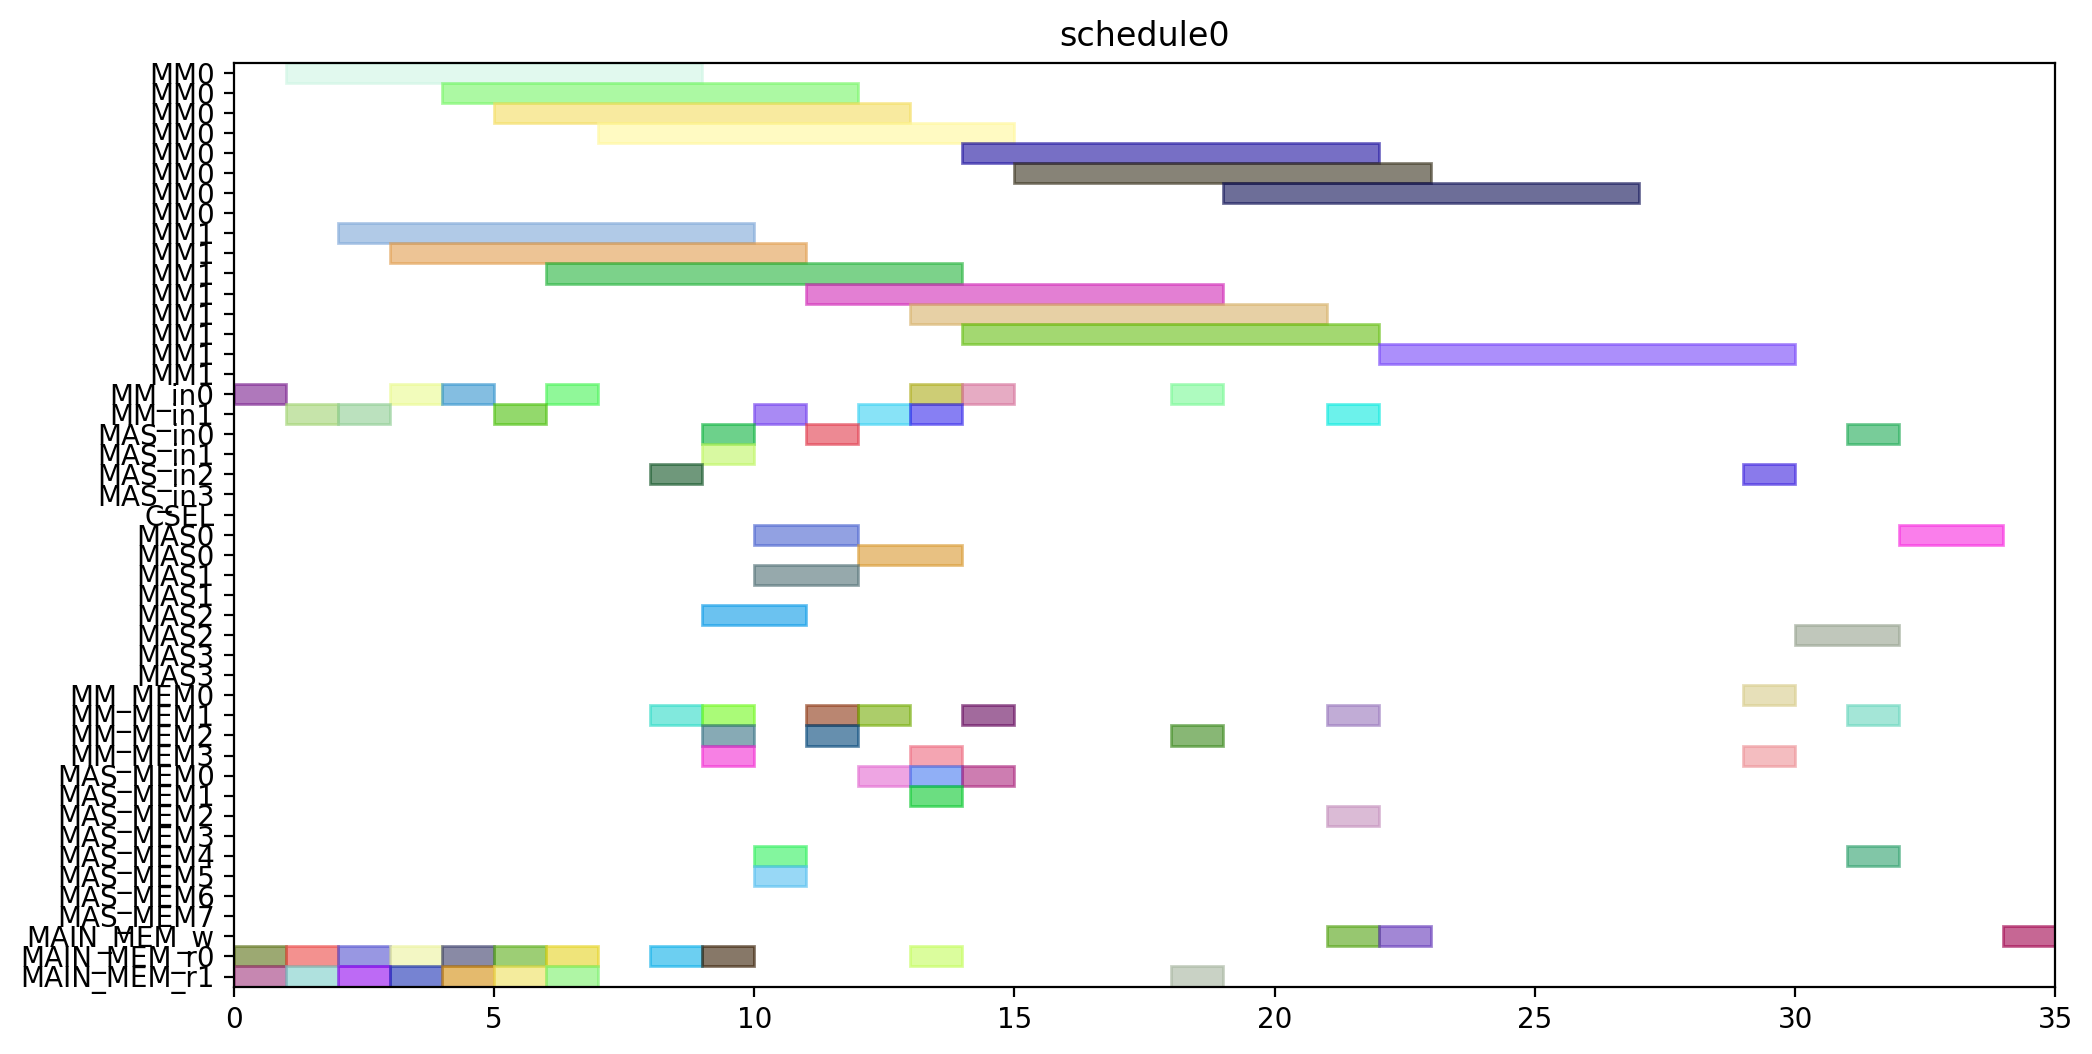

This chart was generated by the following Python code:
from pyschedule import Scenario, solvers, plotters, alt


def solve():
	horizon = 120
	S = Scenario("schedule0", horizon=horizon)

	# resource
	MM = S.Resources('MM', num=2, size=8)
	MM_in = S.Resources('MM_in', num=2)
	MAS_in = S.Resources('MAS_in', num=4)
	CSEL = S.Resource('CSEL')
	MAS = S.Resources('MAS', num=4, size=2, periods=range(1, horizon))
	MM_MEM = S.Resources('MM_MEM', num=4)
	MAS_MEM = S.Resources('MAS_MEM', num=8)
	MAIN_MEM_w = S.Resource('MAIN_MEM_w', size=1)
	MAIN_MEM_r = S.Resources('MAIN_MEM_r', num=2)

	# result of previous scheduling

	# new tasks
	r1 = S.Task('r1', length=8, delay_cost=1)
	r1 += alt(MM)
	r1_in = S.Task('r1_in', length=1, delay_cost=1)
	r1_in += alt(MM_in)
	S += r1_in*MM_in[0]<=r1*MM[0]
	S += r1_in*MM_in[1]<=r1*MM[1]
	r1_mem0 = S.Task('r1_mem0', length=1, delay_cost=1)
	r1_mem0 += MAIN_MEM_r[0]
	S += r1_mem0 <= r1

	r1_mem1 = S.Task('r1_mem1', length=1, delay_cost=1)
	r1_mem1 += MAIN_MEM_r[1]
	S += r1_mem1 <= r1

	r3 = S.Task('r3', length=8, delay_cost=1)
	r3 += alt(MM)
	r3_in = S.Task('r3_in', length=1, delay_cost=1)
	r3_in += alt(MM_in)
	S += r3_in*MM_in[0]<=r3*MM[0]
	S += r3_in*MM_in[1]<=r3*MM[1]
	r3_mem0 = S.Task('r3_mem0', length=1, delay_cost=1)
	r3_mem0 += MAIN_MEM_r[0]
	S += r3_mem0 <= r3

	r3_mem1 = S.Task('r3_mem1', length=1, delay_cost=1)
	r3_mem1 += MAIN_MEM_r[1]
	S += r3_mem1 <= r3

	r4 = S.Task('r4', length=8, delay_cost=1)
	r4 += alt(MM)
	r4_in = S.Task('r4_in', length=1, delay_cost=1)
	r4_in += alt(MM_in)
	S += r4_in*MM_in[0]<=r4*MM[0]
	S += r4_in*MM_in[1]<=r4*MM[1]
	r4_mem0 = S.Task('r4_mem0', length=1, delay_cost=1)
	r4_mem0 += MAIN_MEM_r[0]
	S += r4_mem0 <= r4

	r4_mem1 = S.Task('r4_mem1', length=1, delay_cost=1)
	r4_mem1 += MAIN_MEM_r[1]
	S += r4_mem1 <= r4

	r5 = S.Task('r5', length=8, delay_cost=1)
	r5 += alt(MM)
	r5_in = S.Task('r5_in', length=1, delay_cost=1)
	r5_in += alt(MM_in)
	S += r5_in*MM_in[0]<=r5*MM[0]
	S += r5_in*MM_in[1]<=r5*MM[1]
	r5_mem0 = S.Task('r5_mem0', length=1, delay_cost=1)
	r5_mem0 += MAIN_MEM_r[0]
	S += r5_mem0 <= r5

	r5_mem1 = S.Task('r5_mem1', length=1, delay_cost=1)
	r5_mem1 += MAIN_MEM_r[1]
	S += r5_mem1 <= r5

	r6 = S.Task('r6', length=8, delay_cost=1)
	r6 += alt(MM)
	r6_in = S.Task('r6_in', length=1, delay_cost=1)
	r6_in += alt(MM_in)
	S += r6_in*MM_in[0]<=r6*MM[0]
	S += r6_in*MM_in[1]<=r6*MM[1]
	r6_mem0 = S.Task('r6_mem0', length=1, delay_cost=1)
	r6_mem0 += MAIN_MEM_r[0]
	S += r6_mem0 <= r6

	r6_mem1 = S.Task('r6_mem1', length=1, delay_cost=1)
	r6_mem1 += MAIN_MEM_r[1]
	S += r6_mem1 <= r6

	r12 = S.Task('r12', length=8, delay_cost=1)
	r12 += alt(MM)
	r12_in = S.Task('r12_in', length=1, delay_cost=1)
	r12_in += alt(MM_in)
	S += r12_in*MM_in[0]<=r12*MM[0]
	S += r12_in*MM_in[1]<=r12*MM[1]
	r12_mem0 = S.Task('r12_mem0', length=1, delay_cost=1)
	r12_mem0 += MAIN_MEM_r[0]
	S += r12_mem0 <= r12

	r12_mem1 = S.Task('r12_mem1', length=1, delay_cost=1)
	r12_mem1 += MAIN_MEM_r[1]
	S += r12_mem1 <= r12

	r13 = S.Task('r13', length=8, delay_cost=1)
	r13 += alt(MM)
	r13_in = S.Task('r13_in', length=1, delay_cost=1)
	r13_in += alt(MM_in)
	S += r13_in*MM_in[0]<=r13*MM[0]
	S += r13_in*MM_in[1]<=r13*MM[1]
	r13_mem0 = S.Task('r13_mem0', length=1, delay_cost=1)
	r13_mem0 += MAIN_MEM_r[0]
	S += r13_mem0 <= r13

	r13_mem1 = S.Task('r13_mem1', length=1, delay_cost=1)
	r13_mem1 += MAIN_MEM_r[1]
	S += r13_mem1 <= r13

	r2 = S.Task('r2', length=2, delay_cost=1)
	r2 += alt(MAS)
	r2_in = S.Task('r2_in', length=1, delay_cost=1)
	r2_in += alt(MAS_in)
	S += r2_in*MAS_in[0]<=r2*MAS[0]

	S += r2_in*MAS_in[1]<=r2*MAS[1]

	S += r2_in*MAS_in[2]<=r2*MAS[2]

	S += r2_in*MAS_in[3]<=r2*MAS[3]

	r2_mem0 = S.Task('r2_mem0', length=1, delay_cost=1)
	r2_mem0 += alt(MM_MEM)
	S += (r1*MM[0])-1 < r2_mem0*MM_MEM[0]
	S += (r1*MM[1])-1 < r2_mem0*MM_MEM[2]
	S += r2_mem0 <= r2

	r2_mem1 = S.Task('r2_mem1', length=1, delay_cost=1)
	r2_mem1 += alt(MM_MEM)
	S += (r1*MM[0])-1 < r2_mem1*MM_MEM[1]
	S += (r1*MM[1])-1 < r2_mem1*MM_MEM[3]
	S += r2_mem1 <= r2

	r7 = S.Task('r7', length=2, delay_cost=1)
	r7 += alt(MAS)
	r7_in = S.Task('r7_in', length=1, delay_cost=1)
	r7_in += alt(MAS_in)
	S += r7_in*MAS_in[0]<=r7*MAS[0]

	S += r7_in*MAS_in[1]<=r7*MAS[1]

	S += r7_in*MAS_in[2]<=r7*MAS[2]

	S += r7_in*MAS_in[3]<=r7*MAS[3]

	r7_mem0 = S.Task('r7_mem0', length=1, delay_cost=1)
	r7_mem0 += alt(MM_MEM)
	S += (r5*MM[0])-1 < r7_mem0*MM_MEM[0]
	S += (r5*MM[1])-1 < r7_mem0*MM_MEM[2]
	S += r7_mem0 <= r7

	r7_mem1 = S.Task('r7_mem1', length=1, delay_cost=1)
	r7_mem1 += alt(MM_MEM)
	S += (r6*MM[0])-1 < r7_mem1*MM_MEM[1]
	S += (r6*MM[1])-1 < r7_mem1*MM_MEM[3]
	S += r7_mem1 <= r7

	r8 = S.Task('r8', length=2, delay_cost=1)
	r8 += alt(MAS)
	r8_in = S.Task('r8_in', length=1, delay_cost=1)
	r8_in += alt(MAS_in)
	S += r8_in*MAS_in[0]<=r8*MAS[0]

	S += r8_in*MAS_in[1]<=r8*MAS[1]

	S += r8_in*MAS_in[2]<=r8*MAS[2]

	S += r8_in*MAS_in[3]<=r8*MAS[3]

	r8_mem0 = S.Task('r8_mem0', length=1, delay_cost=1)
	r8_mem0 += MAIN_MEM_r[0]
	S += r8_mem0 <= r8

	r8_mem1 = S.Task('r8_mem1', length=1, delay_cost=1)
	r8_mem1 += alt(MM_MEM)
	S += (r4*MM[0])-1 < r8_mem1*MM_MEM[1]
	S += (r4*MM[1])-1 < r8_mem1*MM_MEM[3]
	S += r8_mem1 <= r8

	r10 = S.Task('r10', length=2, delay_cost=1)
	r10 += alt(MAS)
	r10_in = S.Task('r10_in', length=1, delay_cost=1)
	r10_in += alt(MAS_in)
	S += r10_in*MAS_in[0]<=r10*MAS[0]

	S += r10_in*MAS_in[1]<=r10*MAS[1]

	S += r10_in*MAS_in[2]<=r10*MAS[2]

	S += r10_in*MAS_in[3]<=r10*MAS[3]

	r10_mem0 = S.Task('r10_mem0', length=1, delay_cost=1)
	r10_mem0 += MAIN_MEM_r[0]
	S += r10_mem0 <= r10

	r10_mem1 = S.Task('r10_mem1', length=1, delay_cost=1)
	r10_mem1 += alt(MM_MEM)
	S += (r4*MM[0])-1 < r10_mem1*MM_MEM[1]
	S += (r4*MM[1])-1 < r10_mem1*MM_MEM[3]
	S += r10_mem1 <= r10

	r9 = S.Task('r9', length=8, delay_cost=1)
	r9 += alt(MM)
	r9_in = S.Task('r9_in', length=1, delay_cost=1)
	r9_in += alt(MM_in)
	S += r9_in*MM_in[0]<=r9*MM[0]
	S += r9_in*MM_in[1]<=r9*MM[1]
	r9_mem0 = S.Task('r9_mem0', length=1, delay_cost=1)
	r9_mem0 += MAIN_MEM_r[0]
	S += r9_mem0 <= r9

	r9_mem1 = S.Task('r9_mem1', length=1, delay_cost=1)
	r9_mem1 += alt(MAS_MEM)
	S += (r7*MAS[0])-1 < r9_mem1*MAS_MEM[1]
	S += (r7*MAS[1])-1 < r9_mem1*MAS_MEM[3]
	S += (r7*MAS[2])-1 < r9_mem1*MAS_MEM[5]
	S += (r7*MAS[3])-1 < r9_mem1*MAS_MEM[7]
	S += r9_mem1 <= r9

	r11 = S.Task('r11', length=8, delay_cost=1)
	r11 += alt(MM)
	r11_in = S.Task('r11_in', length=1, delay_cost=1)
	r11_in += alt(MM_in)
	S += r11_in*MM_in[0]<=r11*MM[0]
	S += r11_in*MM_in[1]<=r11*MM[1]
	r11_mem0 = S.Task('r11_mem0', length=1, delay_cost=1)
	r11_mem0 += alt(MAS_MEM)
	S += (r10*MAS[0])-1 < r11_mem0*MAS_MEM[0]
	S += (r10*MAS[1])-1 < r11_mem0*MAS_MEM[2]
	S += (r10*MAS[2])-1 < r11_mem0*MAS_MEM[4]
	S += (r10*MAS[3])-1 < r11_mem0*MAS_MEM[6]
	S += r11_mem0 <= r11

	r11_mem1 = S.Task('r11_mem1', length=1, delay_cost=1)
	r11_mem1 += alt(MAS_MEM)
	S += (r10*MAS[0])-1 < r11_mem1*MAS_MEM[1]
	S += (r10*MAS[1])-1 < r11_mem1*MAS_MEM[3]
	S += (r10*MAS[2])-1 < r11_mem1*MAS_MEM[5]
	S += (r10*MAS[3])-1 < r11_mem1*MAS_MEM[7]
	S += r11_mem1 <= r11

	PX_new = S.Task('PX_new', length=8, delay_cost=1)
	PX_new += alt(MM)
	PX_new_in = S.Task('PX_new_in', length=1, delay_cost=1)
	PX_new_in += alt(MM_in)
	S += PX_new_in*MM_in[0]<=PX_new*MM[0]
	S += PX_new_in*MM_in[1]<=PX_new*MM[1]
	S += 0<PX_new

	PX_new_w = S.Task('PX_new_w', length=1, delay_cost=1)
	PX_new_w += alt(MAIN_MEM_w)
	S += PX_new <= PX_new_w

	PX_new_mem0 = S.Task('PX_new_mem0', length=1, delay_cost=1)
	PX_new_mem0 += alt(MAS_MEM)
	S += (r2*MAS[0])-1 < PX_new_mem0*MAS_MEM[0]
	S += (r2*MAS[1])-1 < PX_new_mem0*MAS_MEM[2]
	S += (r2*MAS[2])-1 < PX_new_mem0*MAS_MEM[4]
	S += (r2*MAS[3])-1 < PX_new_mem0*MAS_MEM[6]
	S += PX_new_mem0 <= PX_new

	PX_new_mem1 = S.Task('PX_new_mem1', length=1, delay_cost=1)
	PX_new_mem1 += alt(MM_MEM)
	S += (r12*MM[0])-1 < PX_new_mem1*MM_MEM[1]
	S += (r12*MM[1])-1 < PX_new_mem1*MM_MEM[3]
	S += PX_new_mem1 <= PX_new

	r14 = S.Task('r14', length=8, delay_cost=1)
	r14 += alt(MM)
	r14_in = S.Task('r14_in', length=1, delay_cost=1)
	r14_in += alt(MM_in)
	S += r14_in*MM_in[0]<=r14*MM[0]
	S += r14_in*MM_in[1]<=r14*MM[1]
	r14_mem0 = S.Task('r14_mem0', length=1, delay_cost=1)
	r14_mem0 += alt(MAS_MEM)
	S += (r2*MAS[0])-1 < r14_mem0*MAS_MEM[0]
	S += (r2*MAS[1])-1 < r14_mem0*MAS_MEM[2]
	S += (r2*MAS[2])-1 < r14_mem0*MAS_MEM[4]
	S += (r2*MAS[3])-1 < r14_mem0*MAS_MEM[6]
	S += r14_mem0 <= r14

	r14_mem1 = S.Task('r14_mem1', length=1, delay_cost=1)
	r14_mem1 += alt(MM_MEM)
	S += (r3*MM[0])-1 < r14_mem1*MM_MEM[1]
	S += (r3*MM[1])-1 < r14_mem1*MM_MEM[3]
	S += r14_mem1 <= r14

	Z1_new = S.Task('Z1_new', length=8, delay_cost=1)
	Z1_new += alt(MM)
	Z1_new_in = S.Task('Z1_new_in', length=1, delay_cost=1)
	Z1_new_in += alt(MM_in)
	S += Z1_new_in*MM_in[0]<=Z1_new*MM[0]
	S += Z1_new_in*MM_in[1]<=Z1_new*MM[1]
	S += 0<Z1_new

	Z1_new_w = S.Task('Z1_new_w', length=1, delay_cost=1)
	Z1_new_w += alt(MAIN_MEM_w)
	S += Z1_new <= Z1_new_w

	Z1_new_mem0 = S.Task('Z1_new_mem0', length=1, delay_cost=1)
	Z1_new_mem0 += alt(MAS_MEM)
	S += (r2*MAS[0])-1 < Z1_new_mem0*MAS_MEM[0]
	S += (r2*MAS[1])-1 < Z1_new_mem0*MAS_MEM[2]
	S += (r2*MAS[2])-1 < Z1_new_mem0*MAS_MEM[4]
	S += (r2*MAS[3])-1 < Z1_new_mem0*MAS_MEM[6]
	S += Z1_new_mem0 <= Z1_new

	Z1_new_mem1 = S.Task('Z1_new_mem1', length=1, delay_cost=1)
	Z1_new_mem1 += alt(MM_MEM)
	S += (r13*MM[0])-1 < Z1_new_mem1*MM_MEM[1]
	S += (r13*MM[1])-1 < Z1_new_mem1*MM_MEM[3]
	S += Z1_new_mem1 <= Z1_new

	r15 = S.Task('r15', length=8, delay_cost=1)
	r15 += alt(MM)
	r15_in = S.Task('r15_in', length=1, delay_cost=1)
	r15_in += alt(MM_in)
	S += r15_in*MM_in[0]<=r15*MM[0]
	S += r15_in*MM_in[1]<=r15*MM[1]
	r15_mem0 = S.Task('r15_mem0', length=1, delay_cost=1)
	r15_mem0 += alt(MAS_MEM)
	S += (r8*MAS[0])-1 < r15_mem0*MAS_MEM[0]
	S += (r8*MAS[1])-1 < r15_mem0*MAS_MEM[2]
	S += (r8*MAS[2])-1 < r15_mem0*MAS_MEM[4]
	S += (r8*MAS[3])-1 < r15_mem0*MAS_MEM[6]
	S += r15_mem0 <= r15

	r15_mem1 = S.Task('r15_mem1', length=1, delay_cost=1)
	r15_mem1 += alt(MM_MEM)
	S += (r9*MM[0])-1 < r15_mem1*MM_MEM[1]
	S += (r9*MM[1])-1 < r15_mem1*MM_MEM[3]
	S += r15_mem1 <= r15

	r16 = S.Task('r16', length=8, delay_cost=1)
	r16 += alt(MM)
	r16_in = S.Task('r16_in', length=1, delay_cost=1)
	r16_in += alt(MM_in)
	S += r16_in*MM_in[0]<=r16*MM[0]
	S += r16_in*MM_in[1]<=r16*MM[1]
	r16_mem0 = S.Task('r16_mem0', length=1, delay_cost=1)
	r16_mem0 += alt(MM_MEM)
	S += (r11*MM[0])-1 < r16_mem0*MM_MEM[0]
	S += (r11*MM[1])-1 < r16_mem0*MM_MEM[2]
	S += r16_mem0 <= r16

	r16_mem1 = S.Task('r16_mem1', length=1, delay_cost=1)
	r16_mem1 += MAIN_MEM_r[1]
	S += r16_mem1 <= r16

	r17 = S.Task('r17', length=2, delay_cost=1)
	r17 += alt(MAS)
	r17_in = S.Task('r17_in', length=1, delay_cost=1)
	r17_in += alt(MAS_in)
	S += r17_in*MAS_in[0]<=r17*MAS[0]

	S += r17_in*MAS_in[1]<=r17*MAS[1]

	S += r17_in*MAS_in[2]<=r17*MAS[2]

	S += r17_in*MAS_in[3]<=r17*MAS[3]

	r17_mem0 = S.Task('r17_mem0', length=1, delay_cost=1)
	r17_mem0 += alt(MM_MEM)
	S += (r14*MM[0])-1 < r17_mem0*MM_MEM[0]
	S += (r14*MM[1])-1 < r17_mem0*MM_MEM[2]
	S += r17_mem0 <= r17

	r17_mem1 = S.Task('r17_mem1', length=1, delay_cost=1)
	r17_mem1 += alt(MM_MEM)
	S += (r15*MM[0])-1 < r17_mem1*MM_MEM[1]
	S += (r15*MM[1])-1 < r17_mem1*MM_MEM[3]
	S += r17_mem1 <= r17

	PY_new = S.Task('PY_new', length=2, delay_cost=1)
	PY_new += alt(MAS)
	PY_new_in = S.Task('PY_new_in', length=1, delay_cost=1)
	PY_new_in += alt(MAS_in)
	S += PY_new_in*MAS_in[0]<=PY_new*MAS[0]

	S += PY_new_in*MAS_in[1]<=PY_new*MAS[1]

	S += PY_new_in*MAS_in[2]<=PY_new*MAS[2]

	S += PY_new_in*MAS_in[3]<=PY_new*MAS[3]

	S += 0<PY_new

	PY_new_w = S.Task('PY_new_w', length=1, delay_cost=1)
	PY_new_w += alt(MAIN_MEM_w)
	S += PY_new <= PY_new_w

	PY_new_mem0 = S.Task('PY_new_mem0', length=1, delay_cost=1)
	PY_new_mem0 += alt(MAS_MEM)
	S += (r17*MAS[0])-1 < PY_new_mem0*MAS_MEM[0]
	S += (r17*MAS[1])-1 < PY_new_mem0*MAS_MEM[2]
	S += (r17*MAS[2])-1 < PY_new_mem0*MAS_MEM[4]
	S += (r17*MAS[3])-1 < PY_new_mem0*MAS_MEM[6]
	S += PY_new_mem0 <= PY_new

	PY_new_mem1 = S.Task('PY_new_mem1', length=1, delay_cost=1)
	PY_new_mem1 += alt(MM_MEM)
	S += (r16*MM[0])-1 < PY_new_mem1*MM_MEM[1]
	S += (r16*MM[1])-1 < PY_new_mem1*MM_MEM[3]
	S += PY_new_mem1 <= PY_new

	solvers.mip.solve(S,msg=1,kind='CPLEX',ratio_gap=1.01)

	solution = [['hoge']*len(S.solution()[1]) for i in range(len(S.solution()))]
	for i in range(len(S.solution())):
		for j in range(len(S.solution()[i])):
			solution[i][j]=str(S.solution()[i][j])
	print(solution)

	cycles = int(solution[-1][3])

	pic_file_name = "/mnt/rose/usr1/fukuda/ABE/multiRAM_multiMAS_16mux/scheduling_result/stage8MM2_stage2MAS4/EP_YRECOVER/schedule0.png"
	if(S.solution() != []):
		plotters.matplotlib.plot(S,img_filename=pic_file_name, show_task_labels=False, fig_size=(cycles*0.25+3, 6))

	return solution
